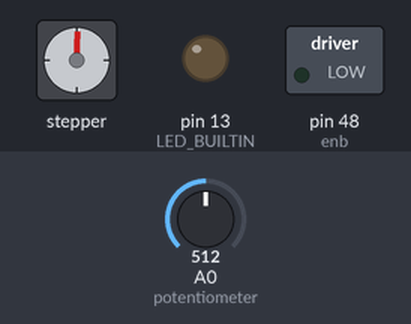
The sketch below on a simulated Arduino Mega 2560, built with avr-gcc and run on an emulated ATmega2560. On the bench: stepper motor, switched loads named in the sketch (green lamp = pin HIGH), output pins drawn as LEDs (lit = HIGH). Wiring (inferred from the names in the program): stepper motor driver (200 steps per turn assumed): step pin 62; direction pin 63. The test bench sets the inputs (shaded band); at power-on: A0 (potentiometer) = 512. Pins used as bus, display or sensor lines are not drawn.

Above: at 1.2 s.
1.3 s: A0 (potentiometer) set to 716
At 1.65 s:
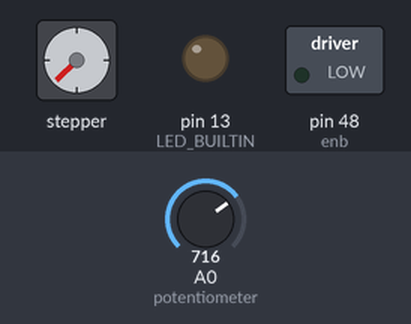
4.3 s: A0 (potentiometer) set to 900
At 4.69 s:
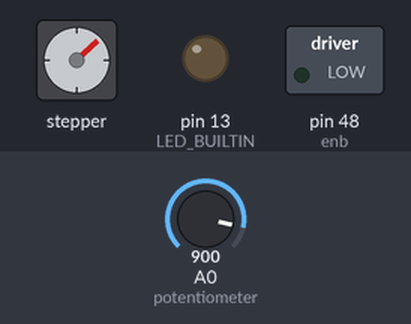
Timing chart, 0 to 16.3 s (numbered marks = the images above; inputs shaded):
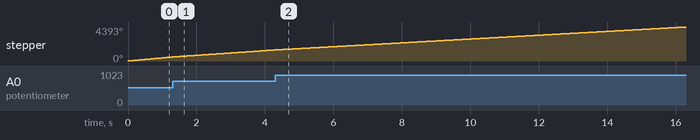

The sketch:

prueba_motor2.ino
```cpp
    /*     Simple Stepper Motor Control Exaple Code
     *
     *  by Dejan Nedelkovski, www.HowToMechatronics.com
     *
     */

    // Defines pins numbers
    const int stepPin = 62; //A9
    const int dirPin = 63;  //A8
    const int enb = 48;     //D48
    int customDelay,customDelayMapped; // Defines variables

    void setup() {
      // Sets the two pins as Outputs
      pinMode(enb, OUTPUT);
      pinMode(stepPin,OUTPUT);
      pinMode(dirPin,OUTPUT);
      pinMode(LED_BUILTIN, OUTPUT);

      digitalWrite(dirPin,HIGH); //Enables the motor to move in a particular direction
    }
    void loop() {
      digitalWrite(LED_BUILTIN, LOW);
      digitalWrite(enb, LOW);
      customDelayMapped = speedUp(); // Gets custom delay values from the custom speedUp function
      // Makes pules with custom delay, depending on the Potentiometer, from which the speed of the motor depends
      digitalWrite(stepPin, HIGH);
      delayMicroseconds(customDelayMapped);
      digitalWrite(stepPin, LOW);
      delayMicroseconds(customDelayMapped);
    }
    // Function for reading the Potentiometer
    int speedUp() {
      int customDelay = analogRead(A0); // Reads the potentiometer
      int newCustom = map(customDelay, 0, 1023, 300,4000); // Convrests the read values of the potentiometer from 0 to 1023 into desireded delay values (300 to 4000)
      return newCustom;
    }
```
